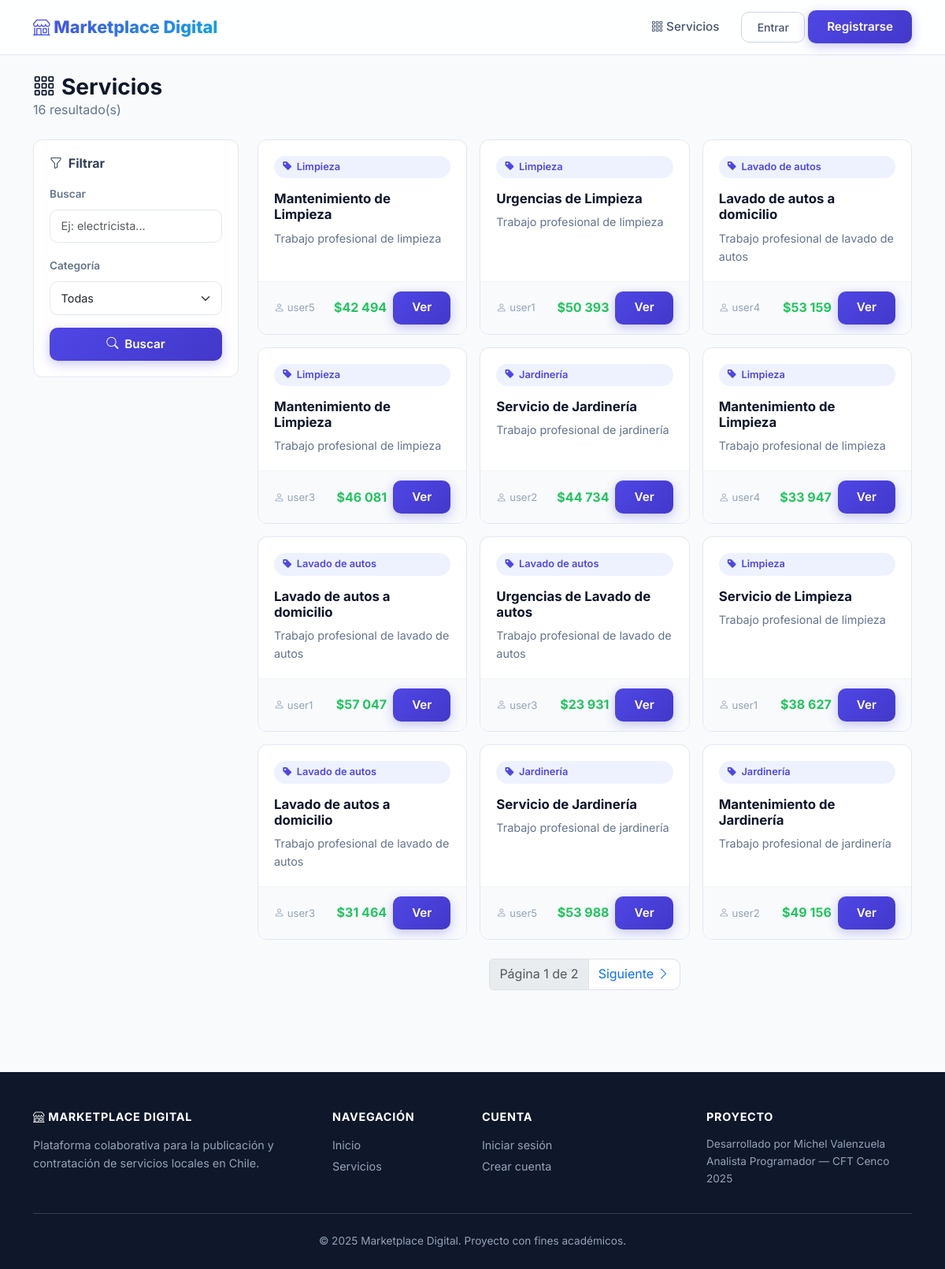
The app's page /servicios/ with its own data.
### services/models.py (models this page shows, shortened)
class Service(models.Model):
    owner = models.ForeignKey(User, on_delete=models.CASCADE, related_name="services")
    title = models.CharField(max_length=120)           # ← título de la publicación
    description = models.TextField()                   # ← descripción
    category = models.ForeignKey(Category, on_delete=models.PROTECT, related_name="services")
    price_from = models.DecimalField(max_digits=10, decimal_places=2, null=True, blank=True)
    is_active = models.BooleanField(default=True)      # ← permite ocultar/pausar un servicio
    created_at = models.DateTimeField(auto_now_add=True)  # ← fecha de creación automática

class Category(models.Model):
    name = models.CharField(max_length=80, unique=True)  # ← nombre visible (ej. Gasfitería)
    slug = models.SlugField(max_length=90, unique=True, blank=True)  # ← para filtrar por URL

### services/views.py (the view)
# urls.py: path("servicios/", ServiceListView.as_view(), name="service_list"),
class ServiceListView(ListView):
    model = Service
    template_name = "services/list.html"
    paginate_by = 12
    def get_queryset(self):
        qs = (Service.objects
              .select_related("category", "owner")
              .filter(is_active=True)
              .order_by("-created_at"))
        q = self.request.GET.get("q")
        cat = self.request.GET.get("cat")
        if q:
            qs = qs.filter(title__icontains=q)
        if cat:
            qs = qs.filter(category__slug=cat)
        return qs
    def get_context_data(self, **kwargs):
        ctx = super().get_context_data(**kwargs)
        ctx["categories"] = Category.objects.all().order_by("name")
        ctx["selected_cat"] = self.request.GET.get("cat")
        ctx["q"] = self.request.GET.get("q", "")
        ctx["total"] = ctx.get("paginator").count if ctx.get("paginator") else self.get_queryset().count()
        return ctx

### templates/services/list.html (shortened to what this page needs)
{% extends "base.html" %}
{% load humanize %}
{% block content %}
<div class="container py-4">
  <div class="d-flex justify-content-between align-items-center mb-4">
    <div>
      <h2 class="section-title mb-0">
        <i class="bi bi-grid-3x3-gap me-2"></i>Servicios
      </h2>
      <p class="section-subtitle mb-0">{{ total }} resultado(s)</p>
    </div>
  </div>
  <div class="row g-4">
    <div class="col-lg-3">
      <div class="filter-panel">
        <h6 style="font-weight:700;color:var(--gray-700);margin-bottom:1rem;">
          <i class="bi bi-funnel me-1"></i> Filtrar
        </h6>
        <form>
          <div class="mb-3">
            <label class="form-label" style="font-size:.85rem;font-weight:600;color:var(--gray-500);">Buscar</label>
            <input class="form-control" name="q" placeholder="Ej: electricista..." value="{{ q }}">
          </div>
          <div class="mb-3">
            <label class="form-label" style="font-size:.85rem;font-weight:600;color:var(--gray-500);">Categoría</label>
            <select class="form-select" name="cat">
              <option value="">Todas</option>
            </select>
          </div>
          <button class="btn btn-mk-primary w-100">
            <i class="bi bi-search me-1"></i> Buscar
          </button>
        </form>
      </div>
    </div>
    <div class="col-lg-9">
      <div class="row row-cols-1 row-cols-md-2 row-cols-xl-3 g-3">
        {% for s in object_list %}
        <div class="col">
          <div class="service-card">
            <div class="card-body">
              <span class="category-badge mb-2">
                <i class="bi bi-tag-fill"></i> {{ s.category.name }}
              </span>
              <h5 class="card-title mt-2">{{ s.title }}</h5>
              <p class="card-text">{{ s.description|truncatewords:15 }}</p>
            </div>
            <div class="card-footer">
              <span class="owner-tag"><i class="bi bi-person"></i> {{ s.owner.username }}</span>
              <div class="d-flex align-items-center gap-2">
                {% if s.price_from %}
                  <span class="price-tag">${{ s.price_from|floatformat:0|intcomma }}</span>
                {% endif %}
                <a href="{% url 'service_detail' s.pk %}" class="btn btn-mk-primary btn-sm">Ver</a>
              </div>
            </div>
          </div>
        </div>
        {% endfor %}
      </div>
      {% if is_paginated %}
      <nav aria-label="Paginación" class="mt-4">
        <ul class="pagination justify-content-center">
          <li class="page-item disabled">
            <span class="page-link">
              Página {{ page_obj.number }} de {{ page_obj.paginator.num_pages }}
            </span>
          </li>
          {% if page_obj.has_next %}
            <li class="page-item">
              <a class="page-link" style="border-radius:0 10px 10px 0;"
                 href="?q={{ q }}{% if selected_cat %}&cat={{ selected_cat }}{% endif %}&page={{ page_obj.next_page_number }}">
                Siguiente <i class="bi bi-chevron-right"></i>
              </a>
            </li>
          {% endif %}
        </ul>
      </nav>
      {% endif %}
    </div>
  </div>
</div>
{% endblock %}

### static/css/style.css (style rules this page uses)
:root { --primary: #4f46e5; --primary-dark: #4338ca; --primary-light: #818cf8; --primary-bg: #eef2ff; --secondary: #0ea5e9; --accent: #f59e0b; --success: #22c55e; --danger: #ef4444; --gray-50: #f8fafc; --gray-100: #f1f5f9; --gray-200: #e2e8f0; --gray-300: #cbd5e1; --gray-400: #94a3b8; --gray-500: #64748b; --gray-600: #475569; --gray-700: #334155; --gray-800: #1e293b; --gray-900: #0f172a; --radius: 12px; --radius-lg: 20px; --shadow-sm: 0 1px 3px rgba(0,0,0,.06), 0 1px 2px rgba(0,0,0,.04); --shadow: 0 4px 6px rgba(0,0,0,.05), 0 2px 4px rgba(0,0,0,.04); --shadow-lg: 0 10px 25px rgba(0,0,0,.08), 0 6px 10px rgba(0,0,0,.05); --shadow-xl: 0 20px 50px rgba(0,0,0,.1); --transition: all .25s cubic-bezier(.4,0,.2,1); }
body { font-family: 'Inter', -apple-system, BlinkMacSystemFont, sans-serif; background: var(--gray-50); color: var(--gray-800); line-height: 1.6; }
a { color: var(--primary); text-decoration: none; transition: var(--transition); }
.btn-mk-primary { background: linear-gradient(135deg, var(--primary), var(--primary-dark)); color: white; border: none; padding: .6rem 1.5rem; border-radius: 10px; font-weight: 600; font-size: .95rem; transition: var(--transition); box-shadow: 0 4px 14px rgba(79,70,229,.3); }
.section-title { font-size: 1.75rem; font-weight: 700; color: var(--gray-900); margin-bottom: .5rem; }
.section-subtitle { color: var(--gray-500); font-size: 1rem; margin-bottom: 2rem; }
.service-card { background: white; border: 1px solid var(--gray-200); border-radius: var(--radius); overflow: hidden; transition: var(--transition); height: 100%; display: flex; flex-direction: column; }
.service-card .card-body { padding: 1.25rem; flex: 1; display: flex; flex-direction: column; }
.service-card .card-title { font-weight: 700; font-size: 1.05rem; color: var(--gray-900); margin-bottom: .5rem; }
.service-card .card-text { color: var(--gray-500); font-size: .9rem; flex: 1; }
.service-card .card-footer { background: var(--gray-50); border-top: 1px solid var(--gray-100); padding: .75rem 1.25rem; display: flex; justify-content: space-between; align-items: center; }
.category-badge { display: inline-flex; align-items: center; gap: .35rem; background: var(--primary-bg); color: var(--primary); font-size: .8rem; font-weight: 600; padding: .25rem .65rem; border-radius: 50px; }
.price-tag { font-weight: 700; color: var(--success); font-size: 1rem; }
.owner-tag { font-size: .82rem; color: var(--gray-400); }
.filter-panel { background: white; border: 1px solid var(--gray-200); border-radius: var(--radius); padding: 1.25rem; }
.filter-panel .form-control, .filter-panel .form-select { border-radius: 10px; border: 1.5px solid var(--gray-200); padding: .6rem .85rem; font-size: .9rem; transition: var(--transition); }

### records on screen
Service: category.name "Limpieza", title "Mantenimiento de Limpieza", description "Trabajo profesional de limpieza", owner.username "user5", price_from "42 494"
Service: category.name "Limpieza", title "Urgencias de Limpieza", description "Trabajo profesional de limpieza", owner.username "user1", price_from "50 393"
Service: category.name "Lavado de autos", title "Lavado de autos a domicilio", description "Trabajo profesional de lavado de autos", owner.username "user4", price_from "53 159"
Service: category.name "Limpieza", title "Mantenimiento de Limpieza", description "Trabajo profesional de limpieza", owner.username "user3", price_from "46 081"
Service: category.name "Jardinería", title "Servicio de Jardinería", description "Trabajo profesional de jardinería", owner.username "user2", price_from "44 734"
Service: category.name "Limpieza", title "Mantenimiento de Limpieza", description "Trabajo profesional de limpieza", owner.username "user4", price_from "33 947"
Service: category.name "Lavado de autos", title "Lavado de autos a domicilio", description "Trabajo profesional de lavado de autos", owner.username "user1", price_from "57 047"
Service: category.name "Lavado de autos", title "Urgencias de Lavado de autos", description "Trabajo profesional de lavado de autos", owner.username "user3", price_from "23 931"
Service: category.name "Limpieza", title "Servicio de Limpieza", description "Trabajo profesional de limpieza", owner.username "user1", price_from "38 627"
Service: category.name "Lavado de autos", title "Lavado de autos a domicilio", description "Trabajo profesional de lavado de autos", owner.username "user3", price_from "31 464"
Service: category.name "Jardinería", title "Servicio de Jardinería", description "Trabajo profesional de jardinería", owner.username "user5", price_from "53 988"
Service: category.name "Jardinería", title "Mantenimiento de Jardinería", description "Trabajo profesional de jardinería", owner.username "user2", price_from "49 156"

### other values on screen
{{ total }} "16"
{{ page_obj.number }} "1"
{{ page_obj.paginator.num_pages }} "2"
